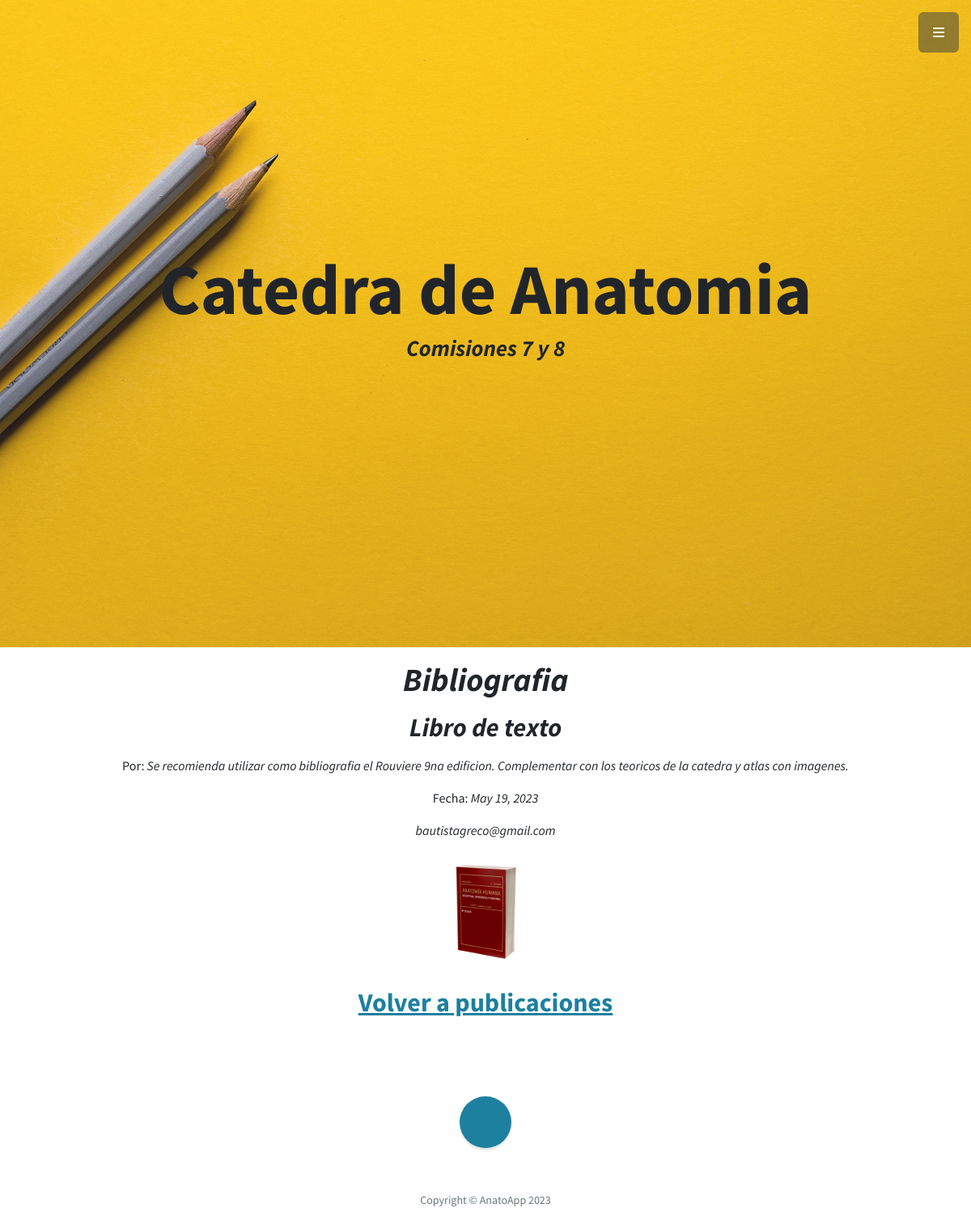
Page /AnatoApp/verEntrada/40/ on the committed database.
### AnatoApp/models.py (models this page shows, shortened)
class Entrada(models.Model):
    titulo = models.CharField(max_length=100)
    subtitulo = models.CharField(max_length=100)
    cuerpo = models.TextField()
    fecha = models.DateField(auto_now_add=True)
    imagen = models.ImageField(upload_to='media', null=True, blank = True)
    autor = models.ForeignKey(User, on_delete=models.CASCADE)

### AnatoApp/views.py (the view)
# urls.py: path('verEntrada/<int:entrada_id>/', views.verEntrada, name='VerEntrada'),
def verEntrada(request, entrada_id): #Ingresar a una
    entrada = Entrada.objects.get(id=entrada_id)
    contexto = {"entrada": entrada}
    return render(request, "AnatoApp/verEntrada.html", contexto)

### AnatoApp/templates/AnatoApp/verEntrada.html (shortened to what this page needs)
{% extends 'AnatoApp/pagina2.html' %}
{% load static %}
{% block Alumnos %}
<head>
</head>
<div class="container text-center">
<body>
    <p><h1> <i>{{ entrada.titulo }}</i></p></h1>
    <p><h2><i>{{ entrada.subtitulo }}</i></p></h2>
    <p>Por: <i>{{ entrada.cuerpo }}</i></p>
    <p>Fecha: <i>{{ entrada.fecha }}</i></p>
    <p><i>{{ entrada.autor.username }}</i></p>
    {% if entrada.imagen %}
        <img style="height:150px" src="{{ entrada.imagen.url }}" alt="Imagen">
    {% endif %}
    <p>
        <h2><a href="http://127.0.0.1:8000/AnatoApp/verEntradas">Volver a publicaciones</a></h2>
    </p>
</body>
</div>
</html>
{%endblock%}

### rows in the picture
Entrada: titulo "Bibliografia", subtitulo "Libro de texto", cuerpo "Se recomienda utilizar como bibliografia el Rouviere 9na edificion. Complementar con los teoricos de la catedra y atlas con imagenes.", fecha "May 19, 2023", autor.username "bautistagreco@gmail.com", imagen (picture)
